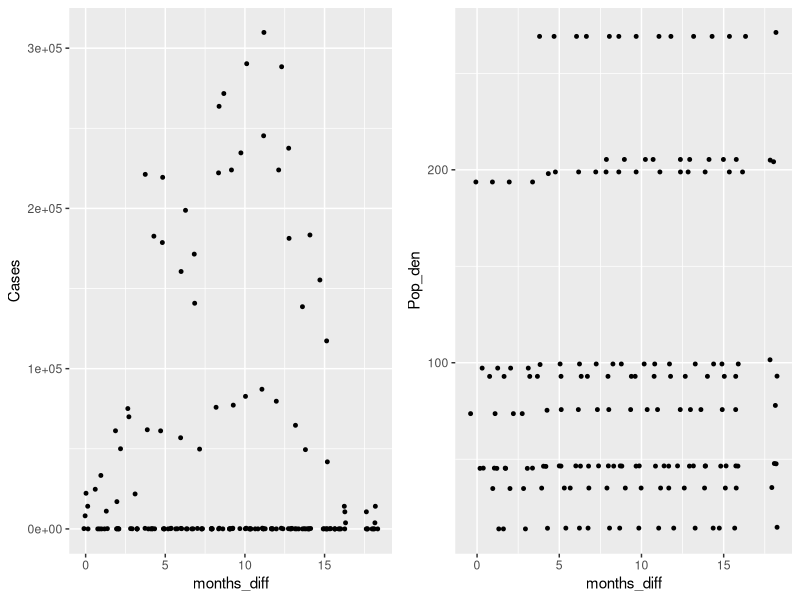
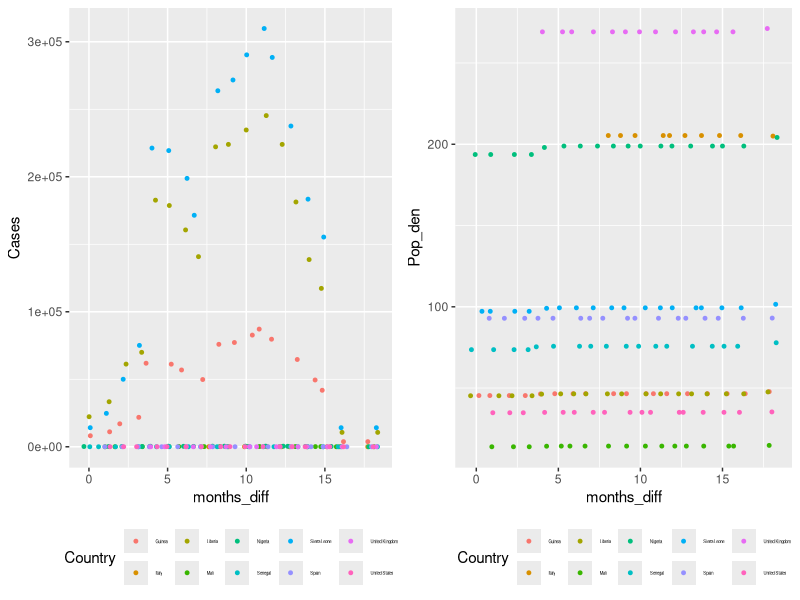

R code for these plots, in order:
## ---- chunk 1
knitr::opts_chunk$set(echo = TRUE)
## ---- chunk 2
data <- read.csv(file = 'ebola_population_aggregate.csv')
head(data)
## ---- chunk 3
str(data)
## ---- chunk 4
table(data$Country)
## ---- chunk 5
library("ggplot2")
#install.packages("gridExtra") 
library("gridExtra")

pa<-ggplot(data,aes(x=months_diff,y=Cases))+geom_point(size=1, position = "jitter")
qa <- ggplot(data,aes(x=months_diff,y=Pop_den))+geom_point(size=1, position = "jitter")
grid.arrange(pa,qa,ncol=2)
## ---- chunk 6
p<-ggplot(data,aes(x=months_diff,y=Cases,col=Country))+geom_point(size=1,position = "jitter")+theme(legend.position="bottom", legend.text = element_text(size=3))
q <- ggplot(data,aes(x=months_diff,y=Pop_den,col=Country))+geom_point(size=1,position = "jitter")+theme(legend.position="bottom", legend.text = element_text(size=3))
grid.arrange(p,q,ncol=2)

